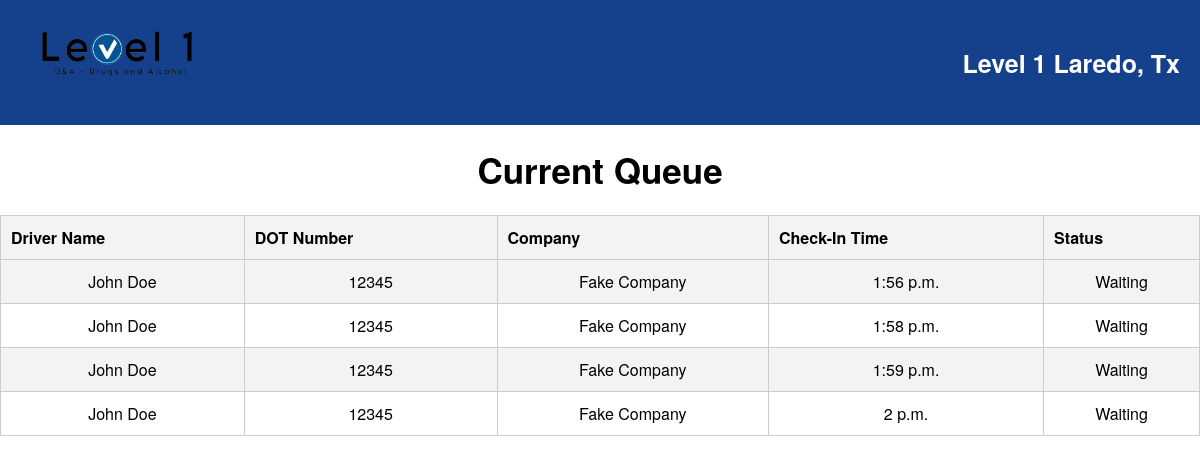
Screenshot of /queue_list/ with the database file from the repository.
### waitapp/models.py (models this page shows)
class TruckDriver(models.Model):
    name = models.CharField(max_length=200, default='-')
    dot_number = models.CharField(max_length=200, default='-')
    company = models.CharField(max_length=200, default='-')
    check_in_date = models.DateField(auto_now_add=True)
    check_in_time = models.TimeField(auto_now_add=True)
    status = models.CharField(max_length=200, default='Waiting')
    in_progress_date = models.DateField(null=True, blank=True)
    in_progress_time = models.TimeField(null=True, blank=True)
    in_progress_employee = models.CharField(max_length=200, default='-')
    finished_date = models.DateField(null=True, blank=True)
    finished_time = models.TimeField(null=True, blank=True)
    finished_employee = models.CharField(max_length=200, default='-')

### waitapp/views.py (the view)
# urls.py: path('queue_list/', views.queue_list, name='queue_list'),
def queue_list(request):
    drivers=TruckDriver.objects.exclude(status='Finished')
    return render(request, 'queue_list.html', {'drivers':drivers})

### waitapp/templates/queue_list.html (shortened to what this page needs)
{% load static %}
<!DOCTYPE html>
<html>
<head>
    <link rel="stylesheet" href="{% static 'css/queue_list.css' %}">
</head>
<body>
    <div class="top-bar">
        <div class="logo-container">
            <img src="{% static 'images/Level1DA.png' %}" alt="Company Logo" class="logo">
        </div>
        <div class="location">
            <p>Level 1 Laredo, Tx</p>
        </div>
    </div>
        <h1 class="queue-title">Current Queue</h1>
        <table>
            <thead>
                <tr>
                    <th>Driver Name</th>
                    <th>DOT Number</th>
                    <th>Company</th>
                    <th>Check-In Time</th>
                    <th>Status</th>
                </tr>
            </thead>
            <tbody>
                {% for driver in drivers %}
                <tr>
                    <td>{{ driver.name }}</td>
                    <td>{{ driver.dot_number }}</td>
                    <td>{{ driver.company }}</td>
                    <td>{{ driver.check_in_time}}</td>
                    <td>{{ driver.status }}</td>
                </tr>
                {% empty %}
                <tr>
                    <td colspan="5">No drivers in queue</td>
                </tr>
                {% endfor %}
            </tbody>
        </table>
</body>
</html>

### static/css/queue_list.css (style rules this page uses)
body { margin: 0; padding: 0; font-family: "Helvetica Neue", Helvetica, Arial, sans-serif; }
.top-bar { display: flex; justify-content: space-between; align-items: center; background: #15408C; color: #fff; padding: 10px 20px; }
.top-bar .logo-container img { max-height: 100px; margin-bottom: 0; }
.top-bar .location p { font-weight: bold; font-size: 25px; margin: 0; }
.queue-title { text-align: center; font-size: 35px; margin: 20px 0; }
table { width: 100%; border-collapse: collapse; border-spacing: 0; background: #f3f3f3; }
table th, table td { padding: 10px; text-align: left; border: 1px solid #ccc; }
table th { font-weight: bold; }
table tbody tr:nth-child(even) { background: #fff; }
table tbody tr:nth-child(odd) { background: #f3f3f3; }
table td { text-align: center; }

### rows the page displays
TruckDriver: name "John Doe", dot_number "12345", company "Fake Company", check_in_time "1:56 p.m.", status "Waiting"
TruckDriver: name "John Doe", dot_number "12345", company "Fake Company", check_in_time "1:58 p.m.", status "Waiting"
TruckDriver: name "John Doe", dot_number "12345", company "Fake Company", check_in_time "1:59 p.m.", status "Waiting"
TruckDriver: name "John Doe", dot_number "12345", company "Fake Company", check_in_time "2 p.m.", status "Waiting"
